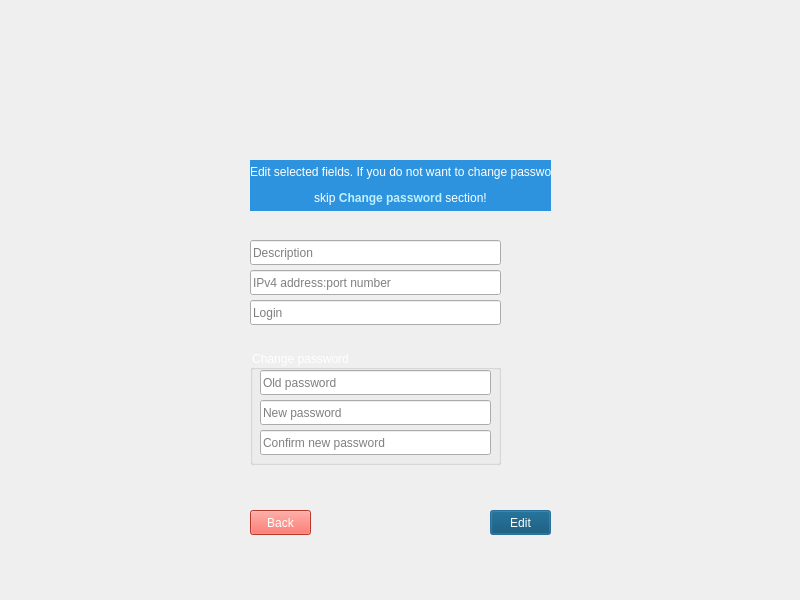
<?xml version="1.0" encoding="UTF-8"?>
<ui version="4.0">
 <class>CameraEdition</class>
 <widget class="QDialog" name="CameraEdition">
  <property name="windowModality">
   <enum>Qt::WindowModal</enum>
  </property>
  <property name="geometry">
   <rect>
    <x>0</x>
    <y>0</y>
    <width>800</width>
    <height>600</height>
   </rect>
  </property>
  <property name="windowTitle">
   <string>LeonCam</string>
  </property>
  <property name="styleSheet">
   <string notr="true">#CameraEdition{background-image: url(:/Resources/Images/background.png);}</string>
  </property>
  <property name="modal">
   <bool>true</bool>
  </property>
  <widget class="QLineEdit" name="LEDescripton">
   <property name="geometry">
    <rect>
     <x>250</x>
     <y>240</y>
     <width>251</width>
     <height>25</height>
    </rect>
   </property>
   <property name="text">
    <string/>
   </property>
   <property name="placeholderText">
    <string>Description</string>
   </property>
  </widget>
  <widget class="QLineEdit" name="LEIPv4Address">
   <property name="geometry">
    <rect>
     <x>250</x>
     <y>270</y>
     <width>251</width>
     <height>25</height>
    </rect>
   </property>
   <property name="text">
    <string/>
   </property>
   <property name="placeholderText">
    <string>IPv4 address:port number</string>
   </property>
  </widget>
  <widget class="QLabel" name="LTip">
   <property name="geometry">
    <rect>
     <x>510</x>
     <y>265</y>
     <width>31</width>
     <height>31</height>
    </rect>
   </property>
   <property name="toolTip">
    <string>&lt;html&gt;&lt;head/&gt;&lt;body&gt;&lt;p&gt;&lt;span style=&quot; font-weight:600;&quot;&gt;Description&lt;/span&gt; must be unique.&lt;br/&gt;If &lt;span style=&quot; font-weight:600;&quot;&gt;IP Address&lt;/span&gt; is typed without port number, it takes &lt;span style=&quot; font-weight:600;&quot;&gt;default&lt;/span&gt; port (&lt;span style=&quot; font-weight:600;&quot;&gt;80&lt;/span&gt;)&lt;/p&gt;&lt;/body&gt;&lt;/html&gt;</string>
   </property>
   <property name="styleSheet">
    <string notr="true">#LTip{background-image: url(:/Resources/Images/bulb.png);}
#LTip:hover{background-image: url(:/Resources/Images/bulbHover.png);}</string>
   </property>
   <property name="text">
    <string/>
   </property>
  </widget>
  <widget class="QLabel" name="LHelp">
   <property name="geometry">
    <rect>
     <x>250</x>
     <y>160</y>
     <width>301</width>
     <height>51</height>
    </rect>
   </property>
   <property name="styleSheet">
    <string notr="true">color: rgb(255, 255, 255);
/*background-color:rgb(36, 118, 59)*/
background-color: rgb(46, 147, 222);</string>
   </property>
   <property name="text">
    <string>&lt;html&gt;&lt;head/&gt;&lt;body&gt;&lt;p align=&quot;center&quot;&gt;Edit selected fields. If you do not want to change password, &lt;/p&gt;&lt;p align=&quot;center&quot;&gt;skip &lt;span style=&quot; font-weight:600; color:#bdf0ff;&quot;&gt;Change password&lt;/span&gt; section!&lt;/p&gt;&lt;/body&gt;&lt;/html&gt;</string>
   </property>
  </widget>
  <widget class="QPushButton" name="PBBack">
   <property name="geometry">
    <rect>
     <x>250</x>
     <y>510</y>
     <width>61</width>
     <height>25</height>
    </rect>
   </property>
   <property name="styleSheet">
    <string notr="true">#PBBack{
color:rgb(255, 255, 255);
background-color: rgb(255, 77, 61);}
#PBBack:hover{
background-color: rgb(255, 87, 58);
}
/*border: none;
margin: 0px;
padding: 0px;
background-color:none*/</string>
   </property>
   <property name="text">
    <string>Back</string>
   </property>
  </widget>
  <widget class="QPushButton" name="PBEdit">
   <property name="geometry">
    <rect>
     <x>490</x>
     <y>510</y>
     <width>61</width>
     <height>25</height>
    </rect>
   </property>
   <property name="styleSheet">
    <string notr="true">#PBEdit{
background-color: rgb(0, 69, 104);
color: rgb(255, 255, 255);}
#PBEdit:hover
{
background-color: rgb(0, 77, 116);
}
/*border: none;
margin: 0px;
padding: 0px;*/</string>
   </property>
   <property name="text">
    <string>Edit</string>
   </property>
   <property name="default">
    <bool>true</bool>
   </property>
   <property name="flat">
    <bool>false</bool>
   </property>
  </widget>
  <widget class="QLabel" name="Lloading">
   <property name="geometry">
    <rect>
     <x>370</x>
     <y>80</y>
     <width>61</width>
     <height>61</height>
    </rect>
   </property>
   <property name="styleSheet">
    <string notr="true">background-color:none</string>
   </property>
   <property name="text">
    <string/>
   </property>
  </widget>
  <widget class="QLineEdit" name="LELogin">
   <property name="geometry">
    <rect>
     <x>250</x>
     <y>300</y>
     <width>251</width>
     <height>25</height>
    </rect>
   </property>
   <property name="text">
    <string/>
   </property>
   <property name="placeholderText">
    <string>Login</string>
   </property>
  </widget>
  <widget class="QGroupBox" name="GBChangePassword">
   <property name="geometry">
    <rect>
     <x>250</x>
     <y>350</y>
     <width>251</width>
     <height>115</height>
    </rect>
   </property>
   <property name="styleSheet">
    <string notr="true">#GBChangePassword{color: rgb(255, 255, 255);}</string>
   </property>
   <property name="title">
    <string>Change password</string>
   </property>
   <widget class="QLineEdit" name="LEOldPassword">
    <property name="geometry">
     <rect>
      <x>10</x>
      <y>20</y>
      <width>231</width>
      <height>25</height>
     </rect>
    </property>
    <property name="text">
     <string/>
    </property>
    <property name="maxLength">
     <number>127</number>
    </property>
    <property name="echoMode">
     <enum>QLineEdit::Password</enum>
    </property>
    <property name="placeholderText">
     <string>Old password</string>
    </property>
   </widget>
   <widget class="QLineEdit" name="LEPassword">
    <property name="geometry">
     <rect>
      <x>10</x>
      <y>50</y>
      <width>231</width>
      <height>25</height>
     </rect>
    </property>
    <property name="text">
     <string/>
    </property>
    <property name="maxLength">
     <number>127</number>
    </property>
    <property name="echoMode">
     <enum>QLineEdit::Password</enum>
    </property>
    <property name="placeholderText">
     <string>New password</string>
    </property>
   </widget>
   <widget class="QLineEdit" name="LEConfPass">
    <property name="geometry">
     <rect>
      <x>10</x>
      <y>80</y>
      <width>231</width>
      <height>25</height>
     </rect>
    </property>
    <property name="maxLength">
     <number>127</number>
    </property>
    <property name="echoMode">
     <enum>QLineEdit::Password</enum>
    </property>
    <property name="placeholderText">
     <string>Confirm new password</string>
    </property>
   </widget>
  </widget>
  <widget class="QLabel" name="LTipLoginPass">
   <property name="geometry">
    <rect>
     <x>510</x>
     <y>395</y>
     <width>31</width>
     <height>31</height>
    </rect>
   </property>
   <property name="toolTip">
    <string>&lt;html&gt;&lt;head/&gt;&lt;body&gt;&lt;p&gt;&lt;span style=&quot; font-weight:600;&quot;&gt;Password&lt;/span&gt; has &lt;span style=&quot; font-weight:600;&quot;&gt;127&lt;/span&gt; letters limits.&lt;/p&gt;&lt;/body&gt;&lt;/html&gt;</string>
   </property>
   <property name="styleSheet">
    <string notr="true">#LTipLoginPass{background-image: url(:/Resources/Images/bulb.png);}
#LTipLoginPass:hover{background-image: url(:/Resources/Images/bulbHover.png);}</string>
   </property>
   <property name="text">
    <string/>
   </property>
  </widget>
 </widget>
 <layoutdefault spacing="6" margin="11"/>
 <tabstops>
  <tabstop>LEDescripton</tabstop>
  <tabstop>LEIPv4Address</tabstop>
  <tabstop>LELogin</tabstop>
  <tabstop>LEOldPassword</tabstop>
  <tabstop>LEPassword</tabstop>
  <tabstop>LEConfPass</tabstop>
  <tabstop>PBEdit</tabstop>
  <tabstop>PBBack</tabstop>
 </tabstops>
 <resources>
  <include location="Resources.qrc"/>
 </resources>
 <connections/>
</ui>
